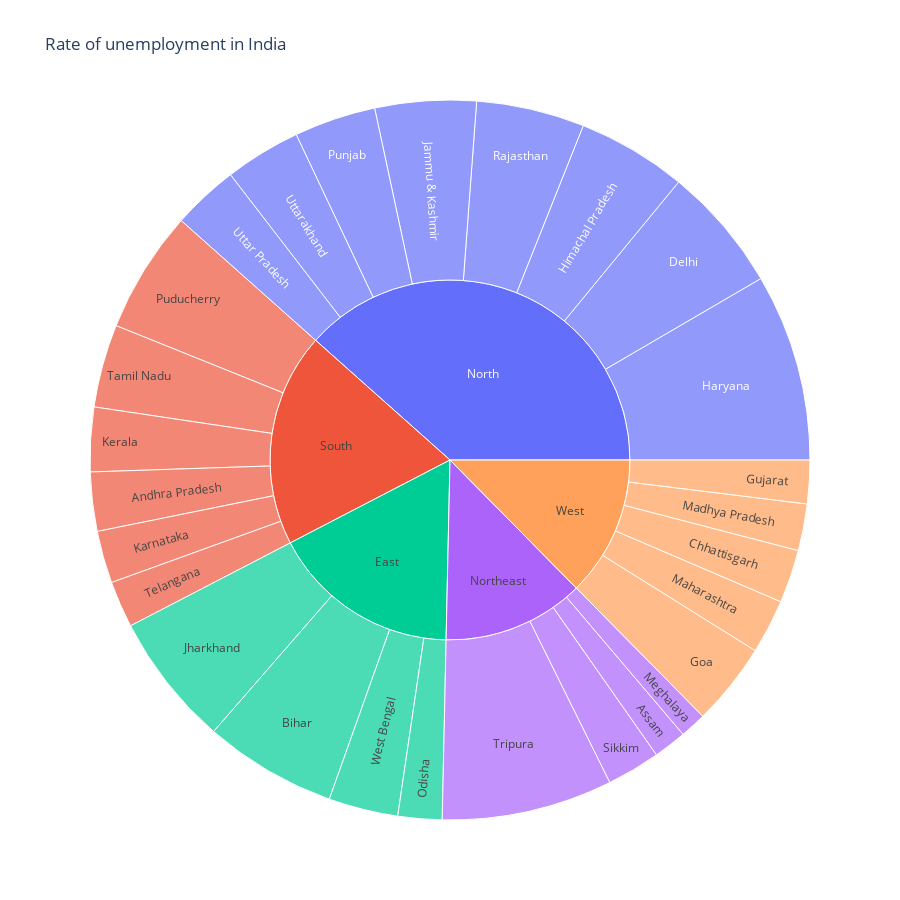

The notebook cell saved with this chart:
### Code cell
unemp_data= data[["Region", "Region.1", ' Estimated Unemployment Rate (%)']]
figure= px.sunburst(unemp_data, path=["Region.1", "Region"],values=' Estimated Unemployment Rate (%)',width=900, height=900, color_continuous_scale="Rdy1Gn",title="Rate of unemployment in India")
figure.show()

### Figure 1 — Plotly figure (JSON) as saved in the notebook; plotly's stock layout.template omitted (floating-point values rounded to 4 significant figures)
{"data": [{"branchvalues": "total", "domain": {"x": [0, 1], "y": [0, 1]}, "hovertemplate": "labels=%{label}<br> Estimated Unemployment Rate (%)=%{value}<br>parent=%{parent}<br>id=%{id}<extra></extra>", "ids": ["South/Andhra Pradesh", "Northeast/Assam", "East/Bihar", "West/Chhattisgarh", "North/Delhi", "West/Goa", "West/Gujarat", "North/Haryana", "North/Himachal Pradesh", "North/Jammu & Kashmir", "East/Jharkhand", "South/Karnataka", "South/Kerala", "West/Madhya Pradesh", "West/Maharashtra", "Northeast/Meghalaya", "East/Odisha", "South/Puducherry", "North/Punjab", "North/Rajasthan", "Northeast/Sikkim", "South/Tamil Nadu", "South/Telangana", "Northeast/Tripura", "North/Uttar Pradesh", "North/Uttarakhand", "East/West Bengal", "East", "North", "Northeast", "South", "West"], "labels": ["Andhra Pradesh", "Assam", "Bihar", "Chhattisgarh", "Delhi", "Goa", "Gujarat", "Haryana", "Himachal Pradesh", "Jammu & Kashmir", "Jharkhand", "Karnataka", "Kerala", "Madhya Pradesh", "Maharashtra", "Meghalaya", "Odisha", "Puducherry", "Punjab", "Rajasthan", "Sikkim", "Tamil Nadu", "Telangana", "Tripura", "Uttar Pradesh", "Uttarakhand", "West Bengal", "East", "North", "Northeast", "South", "West"], "name": "", "parents": ["South", "Northeast", "East", "West", "North", "West", "West", "North", "North", "North", "East", "South", "South", "West", "West", "Northeast", "East", "South", "North", "North", "Northeast", "South", "South", "Northeast", "North", "North", "East", "", "", "", "", ""], "type": "sunburst", "values": [86.64, 48.56, 194.7, 78.19, 184.1, 121.7, 63.76, 274.8, 160.7, 148.3, 195.4, 76.68, 94.34, 68.54, 79.79, 38.66, 64.62, 179.4, 119.8, 158.7, 78.34, 121.9, 68.33, 250.6, 97.37, 111.6, 101.9, 556.6, 1255.0, 416.1, 627.3, 411.9]}], "layout": {"height": 900, "legend": {"tracegroupgap": 0}, "title": {"text": "Rate of unemployment in India"}, "width": 900}}
